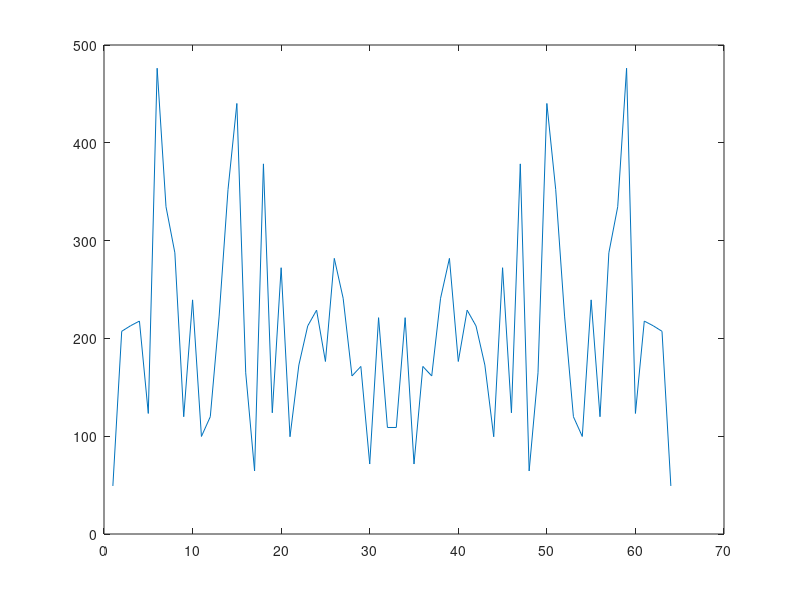
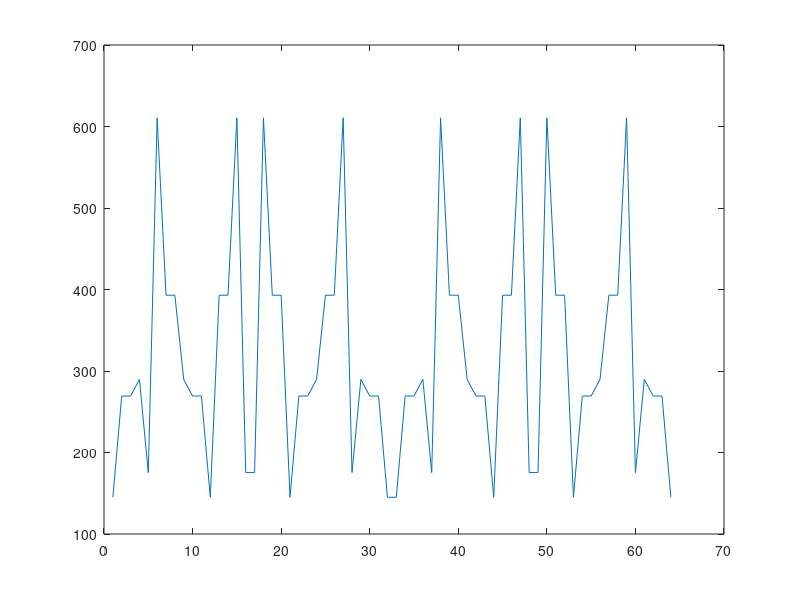

These figures' MATLAB source, in order:
clear, clc

%% Description
% This script evaluates the tendon forces for all 512 N+1 tendon routing
% configurations. The tendon routings which cause the minimum overall
% tendon tension and minimum tendon tension variance are indentified.

%% Finger Constants
% Link Lengths (m)
L1 = 0.045;
L2 = 0.032;
L3 = 0.026;

%%% Joint Angles - closed finger
theta1 = 45*pi/180;
theta2 = 45*pi/180;
theta3 = 10*pi/180;

%%% Joint Angles - extended finger
% theta1 = 0;
% theta2 = 0;
% theta3 = 0;

% Joint radii (m)
r1 = 0.01;
r2 = 0.0075;
r3 = 0.005;

% Motor Radius
r_m = 0.005;

%% Finger Dynamics

% Screw Axes
S1 = [0, 0, 1, 0, 0, 0]';
S2 = [0, 0, 1, L1*sin(theta1), -L1*cos(theta1), 0]';
S3 = [0, 0, 1, L1*sin(theta1)+L2*sin(theta1+theta2), -L1*cos(theta1)-L2*cos(theta1+theta2), 0]';

% Jacobian
J = [S1, S2, S3];

% Finger tip location
x_tip = L1*cos(theta1) + L2*cos(theta1+theta2) + L3*cos(theta1+theta2+theta3);
y_tip = L1*sin(theta1) + L2*sin(theta1+theta2) + L3*sin(theta1+theta2+theta3);
r = [x_tip, y_tip, 0]';

% Desired Wrench - 
f = [-27.48, -4.84, 0]'; % closed finger
% f = [0, 22.2, 0]'; % closed finger
m_z = [0, 0, 1]*cross(r, f);
W = [0, 0, m_z, f']';

tau = J'*W;


%% Create matirx of tendon routing matrix values
% Each row corresponds to the nine entries of the matrix 
% Pi = [r11, r12, r13;
%       0  , r22, r23;    ==> [r11, r12, r13, r22, r23, r33]
%       0  , 0  , r33]

r = zeros(512, 9);
r(:, 1) = r1;
r(:, 2) = r1;
r(:, 3) = r2;
r(:, 4) = r1;
r(:, 5) = r2;
r(:, 6) = r3;

for i = 1:2^6
    binstr = dec2bin(i-1, 6);
    for j = 1:6
        r(i,j) = r(i,j) * (1 - str2num(binstr(j))*2);
    end
end

%% Evaluate all 512 cases for the closed finger case

% tendon_forces = zeros(256, 7);
% tendon_force_variance = zeros(256, 1);
% tendon_max_force = zeros(256, 1);
% null_vector = zeros(256, 5);

viable_counter = 0;
j = 0;

for i = 1:2^6
    j = j+1;
    % Create the tendon routing matrix 
    Pi = [r(i, 1), r(i, 2), r(i, 3);
          0      , r(i, 4), r(i, 5); 
          0      , 0      , r(i, 6)] * 1/r_m;

    tau_m = inv(Pi) * tau;
    f = tau_m ./ r_m;

    % Calculate the forces
    tendon_forces(j, :) = [i, f'];

    % Calculate the variance in the forces
    tendon_force_variance(j) = std(f);

    % Max abs force in each tendon routing
    tendon_max_force(j) = max(abs(f));

    % Collect viable configurations
    if max(abs(f)) < 200 && f(1) > 2 && f(2) > 2
        viable_counter = viable_counter + 1;
        viable_configs(viable_counter, :) = [i, max(abs(f)), std(f)];
    end
    disp(i)
end

%% Plot the force of each of the 

routing_number = 1:length(tendon_max_force);
plot(routing_number, tendon_force_variance);
figure
plot(routing_number, tendon_max_force);

disp(min(tendon_max_force))
disp(viable_counter)

